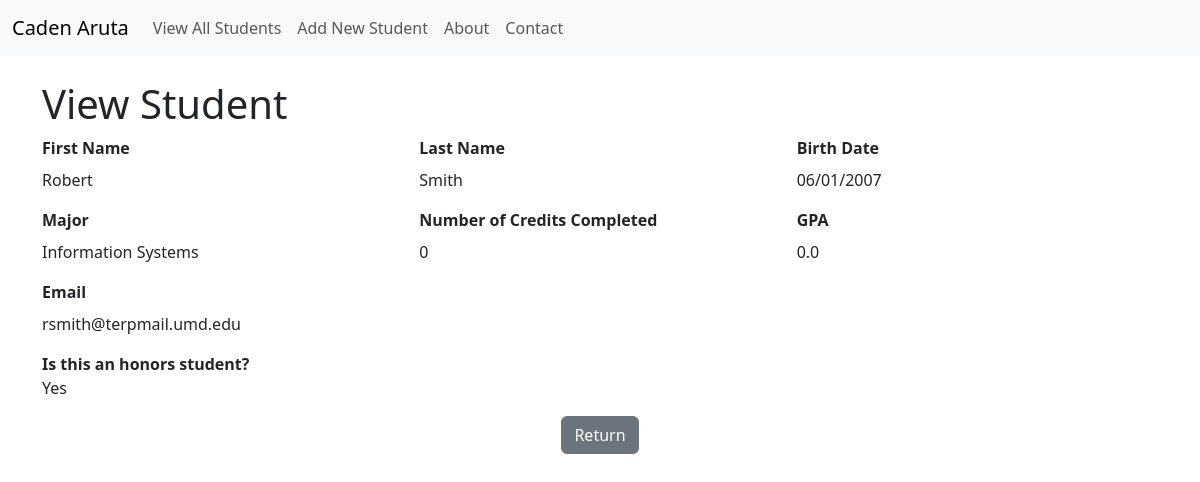
The app's page /student/view/1 with its own data.
### models.py (models this page shows, shortened)
class Student(db.Model):
    __tablename__ = "student"
    student_id = db.Column(db.Integer, primary_key=True)
    first_name = db.Column(db.String(30), nullable=False)
    last_name = db.Column(db.String(50), nullable=False)
    major_id = db.Column(db.Integer, db.ForeignKey('major.major_id'))
    birth_date = db.Column(db.DateTime, nullable=False)
    num_credits_completed = db.Column(db.Integer, nullable=False)
    gpa = db.Column(db.Float, nullable=False)
    is_honors = db.Column(db.Boolean, nullable=False)
    email = db.Column(db.String(100), nullable=False)

class Major(db.Model):
    __tablename__ = "major"
    major_id = db.Column(db.Integer, primary_key=True)
    major = db.Column(db.String(30), nullable=False)
    students = db.relationship('Student', backref='students')

### app.py (the view)
@app.route('/student/view/<int:student_id>')
def student_view(student_id):
    student = Student.query.filter_by(student_id=student_id).first()
    majors = Major.query.order_by(Major.major).all()
    if student:
        return render_template('student_entry.html', student=student, majors=majors, action='read')
    else:
        flash('Student attempting to be viewed could not be found!', 'error')
        return redirect(url_for('student_view_all'))

### templates/student_entry.html (shortened to what this page needs)
{% extends "base.html" %}
{% block page_head %}
  {% if action == 'create' %}Add New Student
  {% elif action == 'update' %}Update Student
  {% else %}View Student{% endif %}
{% endblock %}
{% block page_content %}
<form class="row g-3"
      action="{{ url_for('student_edit', student_id=student['student_id']) if student else url_for('student_create') }}" method="post">
  <div class="col-md-4">
    <label for="first_name" class="form-label"><strong>First Name</strong></label>
    {% if action in ['create', 'update'] %}
    <input type="text" class="form-control" id="first_name" name="first_name"
           value="{{ student['first_name'] if student else '' }}" maxlength="30" required>
    {% else %}<br>{{ student['first_name'] }}{% endif %}
  </div>
  <div class="col-md-4">
    <label for="last_name" class="form-label"><strong>Last Name</strong></label>
    {% if action in ['create', 'update'] %}
    <input type="text" class="form-control" id="last_name" name="last_name"
           value="{{ student['last_name'] if student else '' }}" maxlength="50" required>
    {% else %}<br>{{ student['last_name'] }}{% endif %}
  </div>
  <div class="col-md-4">
    <label for="birth_date" class="form-label"><strong>Birth Date</strong></label>
    {% if action in ['create', 'update'] %}
    <input type="date" class="form-control" id="birth_date" name="birth_date"
           value="{{ student['birth_date'].strftime('%Y-%m-%d') if student else '' }}" required>
    {% else %}<br>{{ student['birth_date'].strftime('%m/%d/%Y') }}{% endif %}
  </div>
  <div class="col-md-4">
    <label for="major_id" class="form-label"><strong>Major</strong></label>
    {% if action in ['create', 'update'] %}
    <select name="major_id" id="major_id" class="form-select" required>
      <option value="">---Select A Major---</option>
      {% for each_major in majors %}
      <option value="{{ each_major['major_id'] }}"
              {{ 'selected' if student and each_major['major_id'] == student['major_id'] else ''}}>
        {{ each_major['major'] }}
      </option>
      {% endfor %}
    </select>
    {% else %}<br>
      {% for each_major in majors %}
        {{ each_major['major'] if student and each_major['major_id'] == student['major_id'] else ''}}
      {% endfor %}
    {% endif %}
  </div>
  {% if action in ['read', 'update'] %}
  <div class="col-md-4">
    <label for="num_credits_completed" class="form-label"><strong>Number of Credits Completed</strong></label>
    {% if action == 'update' %}
    <input type="number" min="0" max="200" class="form-control" id="num_credits_completed"
           name="num_credits_completed" value="{{ student['num_credits_completed'] if student else '' }}" required>
    {% else %}<br>{{ student['num_credits_completed'] }}{% endif %}
  </div>
  <div class="col-md-4">
    <label for="gpa" class="form-label"><strong>GPA</strong></label>
    {% if action == 'update' %}
    <input type="number" step="0.01" min="0.00" max="4.00" class="form-control" id="gpa" name="gpa"
           value="{{ student['gpa'] if student else '' }}" required>
    {% else %}<br>{{ student['gpa'] }}{% endif %}
  </div>
  {% endif %}
  <div class="col-md-4">
    <label for="email" class="form-label"><strong>Email</strong></label>
    {% if action in ['create', 'update'] %}
    <input type="email" class="form-control" id="email" name="email" maxlength="100"
           value="{{ student['email'] if student else '' }}" required>
    {% else %}<br>{{ student['email'] }}{% endif %}
  </div>
  <div class="col-12">
      <label class="form-check-label" for="is_honors">
        <strong>Is this an honors student?</strong>
        {% if action not in ['create', 'update'] %}
        <br>{{ 'Yes' if student and student['is_honors'] == True else 'No' }}
        {% endif %}
      </label>
  </div>
  <div class="col-12 text-center">
    <a href="{{ url_for('student_view_all') }}" class="btn btn-secondary">
      {{ 'Cancel' if action in ['create', 'update'] else 'Return' }}
    </a>
  </div>
</form>
{% endblock %}

### records on screen
Student: first_name "Robert", last_name "Smith", birth_date "06/01/2007", num_credits_completed "0", gpa "0.0", email "rsmith@terpmail.umd.edu", is_honors "Yes"
Major: major "Information Systems"

### other values on screen
{{ 'Cancel' if action in ['create', 'update'] else 'Return' }} "Return"
